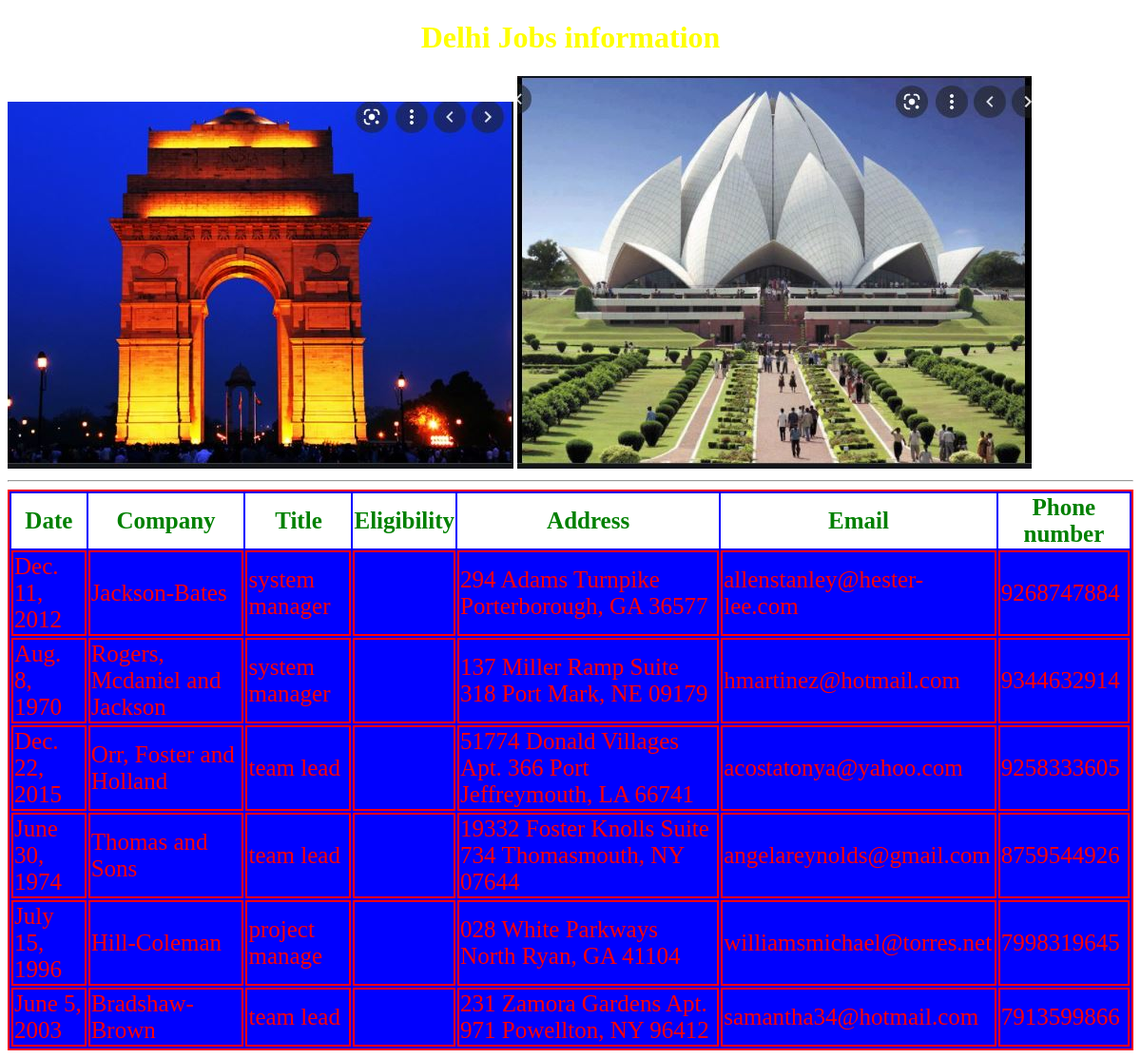
Page /delhijobs/ on the committed database.
### testapp/models.py (models this page shows, shortened)
class deljobs (models.Model):
	date=models.DateField();
	company=models.CharField(max_length=100);
	title= models.CharField(max_length=100);
	eligibility= models.CharField(max_length=100);
	address= models.CharField(max_length=100);
	email=models.EmailField();
	phonenumber=models.IntegerField()

### testapp/views.py (the view)
# urls.py: url(r'^delhijobs/',views.delhijobs ),
def delhijobs (request):
    jobd_list=deljobs.objects.all()
    my_dict={'jobd_list': jobd_list}
    return render(request,'testapp/delhijobs.html',context=my_dict)

### templates/testapp/delhijobs.html (shortened to what this page needs)
<!DOCTYPE html>
{% load static %}
<html lang="en" dir="ltr">
<head>
    <link rel="stylesheet" href="{% static '/css/demo.css'%}">
</head>
<body>
    <h1>Delhi Jobs information</h1>
    <img src ="{%static "images/indiaGate.jpg" %}" alt="">
    <img src ="{%static "images/lotusTemple.jpg" %}" alt="">
    <hr>
    {% if jobd_list %}
    <table id='tab'>
        <thead>
            <th>Date</th>
            <th>Company</th>
            <th>Title</th>
            <th>Eligibility</th>
            <th>Address</th>
            <th>Email</th>
            <th>Phone number</th>
        </thead>
        {%for job in jobd_list %}
    <tr>
        <td>{{job.date}}</td>
        <td>{{job.company}}</td>
        <td>{{job.title}}</td>
        <td>{{job.elegibility}}</td>
        <td>{{job.address}}</td>
        <td>{{job.email}}</td>
        <td>{{job.phonenumber}}</td>
    </tr>
    {% endfor %}
    </table>
    {% else %}
    <p> no jobs found in Delhi</p>
    {% endif %}
</body>
</html>

### static/css/demo.css (style rules this page uses)
body { background: url(https://images.unsplash.com/photo-1586348943529-beaae6c28db9?ixid=MnwxMjA3fDB8MHxwaG90by1wYWdlfHx8fGVufDB8fHx8&ixlib=rb-1.2.1&auto=format&fit=crop&w=358&q=80); background-repeat: no-repeat; background-size: cover; }
h1 { color:yellow; text-align: center; }
td,table { margin: auto; border: 2px solid red; color:red; background: blue; font-size: 25px; }
thead { background: white; color: green; }

### rows in the picture
deljobs: date "Dec. 11, 2012", company "Jackson-Bates", title "system manager", address "294 Adams Turnpike Porterborough, GA 36577", email "allenstanley@hester-lee.com", phonenumber "9268747884"
deljobs: date "Aug. 8, 1970", company "Rogers, Mcdaniel and Jackson", title "system manager", address "137 Miller Ramp Suite 318 Port Mark, NE 09179", email "hmartinez@hotmail.com", phonenumber "9344632914"
deljobs: date "Dec. 22, 2015", company "Orr, Foster and Holland", title "team lead", address "51774 Donald Villages Apt. 366 Port Jeffreymouth, LA 66741", email "acostatonya@yahoo.com", phonenumber "9258333605"
deljobs: date "June 30, 1974", company "Thomas and Sons", title "team lead", address "19332 Foster Knolls Suite 734 Thomasmouth, NY 07644", email "angelareynolds@gmail.com", phonenumber "8759544926"
deljobs: date "July 15, 1996", company "Hill-Coleman", title "project manage", address "028 White Parkways North Ryan, GA 41104", email "williamsmichael@torres.net", phonenumber "7998319645"
deljobs: date "June 5, 2003", company "Bradshaw-Brown", title "team lead", address "231 Zamora Gardens Apt. 971 Powellton, NY 96412", email "samantha34@hotmail.com", phonenumber "7913599866"
